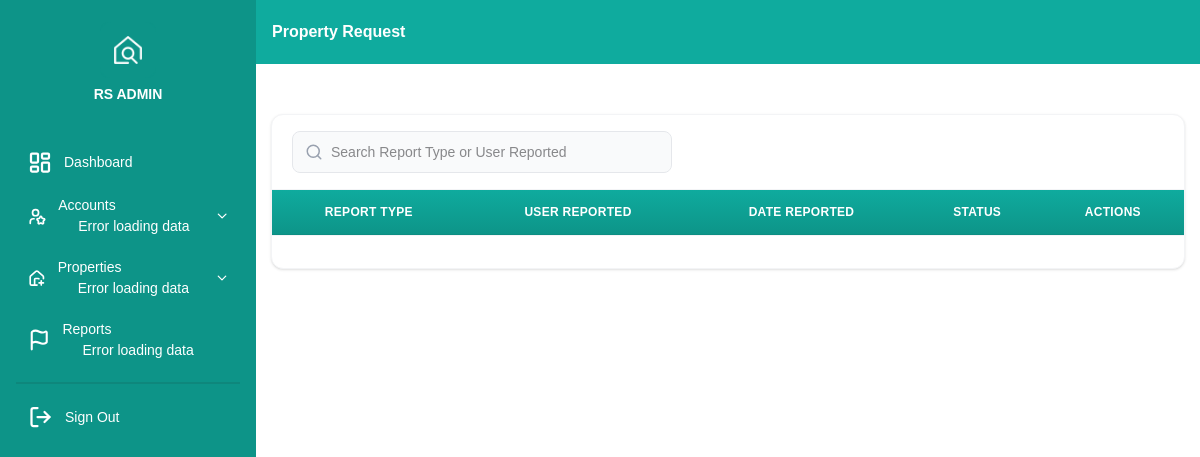
The app's page /admin/reports.php (signed in), older data.
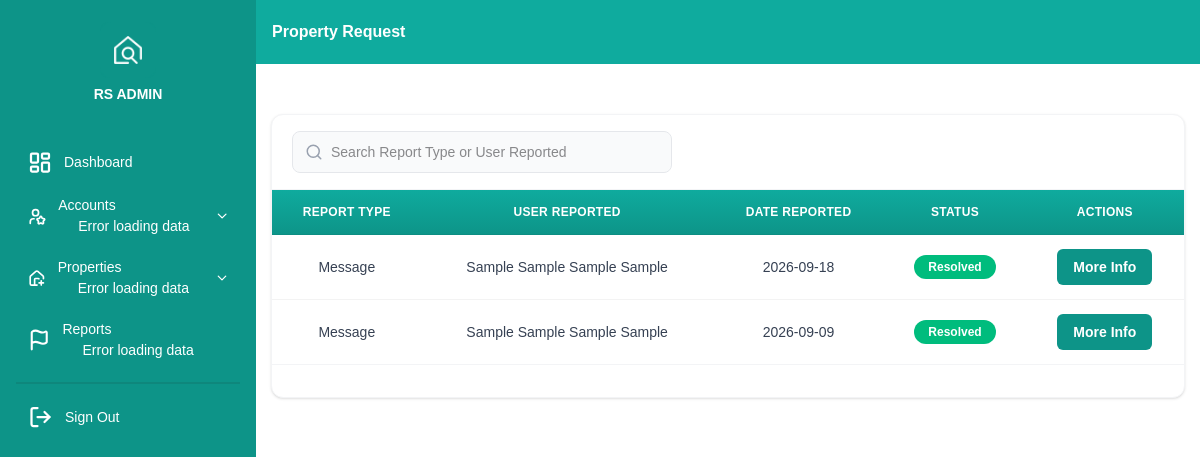
The same page, newer data.
### tables this page shows
CREATE TABLE IF NOT EXISTS `report` (
  `report_id` varchar(255) NOT NULL,
  `report_type` varchar(255) DEFAULT NULL,
  `user_id_reporter` varchar(255) DEFAULT NULL,
  `user_id_reported` varchar(255) DEFAULT NULL,
  `reason` varchar(255) DEFAULT NULL,
  `post_id` varchar(255) DEFAULT NULL,
  `status` varchar(255) DEFAULT NULL,
  `date_reported` date DEFAULT NULL,
  PRIMARY KEY (`report_id`)
);

CREATE TABLE IF NOT EXISTS `accounts` (
  `user_id` varchar(255) NOT NULL,
  `middlename` varchar(255) DEFAULT NULL,
  `lastname` varchar(255) DEFAULT NULL,
  `firstname` varchar(255) DEFAULT NULL,
  `suffix` varchar(255) DEFAULT NULL,
  `email` varchar(255) DEFAULT NULL,
  `contact_number` varchar(255) DEFAULT NULL,
  `province` varchar(255) DEFAULT NULL,
  `municipality` varchar(255) DEFAULT NULL,
  `barangay` varchar(255) DEFAULT NULL,
  `zipcode` varchar(255) DEFAULT NULL,
  `username` varchar(255) DEFAULT NULL,
  `password` varchar(255) DEFAULT NULL,
  `id_type` varchar(255) DEFAULT NULL,
  `id_number` varchar(255) DEFAULT NULL,
  `id_photo` varchar(255) DEFAULT NULL,
  `occupation` varchar(255) DEFAULT NULL,
  `status` varchar(255) DEFAULT NULL,
  `user_type` varchar(255) DEFAULT NULL,
  `date_request` date DEFAULT NULL,
  `remember_token` varchar(255) DEFAULT NULL,
  `profile` varchar(255) DEFAULT NULL,
  `selfie_photo` varchar(255) DEFAULT NULL,
  PRIMARY KEY (`user_id`)
);

### admin/reports.php (the view, shortened to what this page needs)
<?php
  include '../config.php';
 ?>
<!DOCTYPE html>
<html lang="en">
<head>
    <link rel="stylesheet" href="./../assets/styles/daisy_ui.css">
    <link rel="stylesheet" href="./../assets/styles/index.css">
    <script src="./../assets/scripts/tailwind.js"></script>
</head>
<body class="bg-base-100">
<div class="drawer lg:drawer-open ">
    <div class="drawer-content flex flex-col ">
      <nav class="navbar w-full bg-base-300 px-4 bg-[#0fab9e]">
        <div class="flex-1 font-bold text-white">Property Request</div>
      </nav>
      <div class="">
        <main class="">
           <section class="my-container py-[50px]">
                <div class="bg-white rounded-xl shadow-sm border border-gray-100 overflow-hidden">
                    <div class="flex items-center justify-between gap-3 flex-wrap px-5 py-4 border-b border-gray-100">
                        <label class="flex items-center gap-2 bg-gray-50 border border-gray-200 rounded-lg px-3 max-w-[380px] w-full focus-within:border-[#0fab9e] focus-within:ring-2 focus-within:ring-[#0fab9e]/20 transition">
                            <svg xmlns="http://www.w3.org/2000/svg" width="18" height="18" viewBox="0 0 24 24" fill="none" stroke="currentColor" stroke-width="2" stroke-linecap="round" stroke-linejoin="round" class="text-gray-400 shrink-0"><path d="m21 21-4.34-4.34"/><circle cx="11" cy="11" r="8"/></svg>
                            <input type="text" id="pr_search2" placeholder="Search Report Type or User Reported" class="border-none outline-none bg-transparent py-2.5 w-full text-sm" />
                        </label>
                    </div>
                    <div class="overflow-x-auto">
                        <table class="table w-full border-collapse" id="pr_table">
                            <thead>
                                <tr class="bg-gradient-to-b from-[#0fab9e] to-[#0d9488] text-white">
                                    <th class="text-center font-semibold text-xs uppercase tracking-wide px-4 py-3.5">Report Type</th>
                                    <th class="text-center font-semibold text-xs uppercase tracking-wide px-4 py-3.5">User Reported</th>
                                    <th class="text-center font-semibold text-xs uppercase tracking-wide px-4 py-3.5">Date Reported</th>
                                    <th class="text-center font-semibold text-xs uppercase tracking-wide px-4 py-3.5">Status</th>
                                    <th class="text-center font-semibold text-xs uppercase tracking-wide px-4 py-3.5">Actions</th>
                                </tr>
                            </thead>
                            <tbody id="pr_table_body">
                                <?php
                                        $get = $conn->prepare("SELECT * FROM `report` ORDER BY date_reported DESC");
                                        $get->execute();
                                        $result_get = $get->get_result();
                                        if($result_get->num_rows>0){
                                            while($row = mysqli_fetch_assoc($result_get)){
                                            $report_type = $row['report_type'];
                                            $user_id_reported = $row['user_id_reported'];
                                            $status = $row['status'];
                                            $date_reported = $row['date_reported'];
                                            $report_id = $row['report_id'];
                                      $get_user = $conn->prepare("SELECT * FROM `accounts` WHERE `user_id` = ?");
                                      $get_user->bind_param("s", $user_id_reported);
                                      $get_user->execute();
                                      $result_user = $get_user->get_result();
                                      if($result_user->num_rows>0){
                                        while($row_result = mysqli_Fetch_assoc($result_user)){
                                        $lastname = $row_result['lastname'];
                                        $firstname = $row_result['firstname'];
                                        $middlename = $row_result['middlename'];
                                        $suffix = $row_result['suffix'];
                                        $fullname = $lastname . " " . $firstname . " " . $middlename . " " . $suffix;
                                            if($status === "Resolved"){
                                                $badge_class = "bg-emerald-500";
                                            }elseif($status === "Pending"){
                                                $badge_class = "bg-amber-500";
                                            }else{
                                                $badge_class = "bg-red-500";
                                            }
                                        echo '
                                            <tr class="pr-row2 border-b border-gray-100 last:border-b-0 hover:bg-teal-50/60 transition-colors">
                                                <td class="text-center px-4 py-3.5 text-sm text-gray-700">' . htmlspecialchars($report_type) . '</td>
                                                <td class="text-center px-4 py-3.5 text-sm text-gray-700">' . htmlspecialchars($fullname) . '</td>
                                                <td class="text-center px-4 py-3.5 text-sm text-gray-700">' . htmlspecialchars($date_reported) . '</td>
                                                <td class="text-center px-4 py-3.5">
                                                    <span class="inline-block px-3.5 py-1 rounded-full text-xs font-bold text-white ' . $badge_class . '">' . htmlspecialchars($status) . '</span>
                                                </td>
                                                <td class="text-center px-4 py-3.5">
                                                    <a href="report_info.php?id=' . $report_id . '&location_back=request_accounts.php" class="inline-flex items-center gap-1.5 bg-[#0d9488] hover:bg-[#0b7d73] text-white px-4 py-2 rounded-md text-sm font-semibold no-underline transition hover:-translate-y-0.5">
                                                        More Info
                                                    </a>
                                                </td>
                                            </tr>';
                                              }
                                      }
                                        }
                                    }
                                ?>
                            </tbody>
                        </table>
                    </div>
                    <div class="flex items-center justify-between gap-3 flex-wrap px-5 py-4 border-t border-gray-100" id="pr_pagination2">
                    </div>
                </div>
            </section>
        </main>
      </div>
    </div>
    <div class="drawer-side z-40">
      <?php include 'drawer.php'; ?>
    </div>
  </div>
</body>
</html>

### admin/drawer.php (shortened to what this page needs)
<?php  $current_page = basename($_SERVER['SCRIPT_NAME']); ?>
<div class="menu p-4 w-64 min-h-full bg-base-200 text-base-content flex flex-col justify-between bg-[#0d9488] ">
  <ul class="space-y-2">
      <li class="flex justify-center items-center text-center mb-10">
          <img src="../assets/images/logo-icon.png" class="w-[80px] ">
          <p class="nav_li  m-0 p-0 text-sm font-bold text-white">RS ADMIN</p>
      </li>
      <li>
          <a href="index.php" class="flex items-center gap-3 active">
          <span class="text-white">Dashboard</span>
          </a>
      </li>
      <li class="relative">
          <button id="dropdownBtn1" class="w-full flex items-center justify-between gap-3 text-white active focus:outline-none">
              <div class="flex items-center gap-3">
                  <span>
                      Accounts
                      <div class="request_data indicator  ms-5">
                      </div>
                  </span>
              </div>
              <svg id="arrowIcon1" xmlns="http://www.w3.org/2000/svg" width="16" height="16" fill="none" stroke="currentColor" stroke-width="2.5" viewBox="0 0 24 24" class="transition-transform duration-200">
                  <path stroke-linecap="round" stroke-linejoin="round" d="M19.5 8.25l-7.5 7.5-7.5-7.5" />
              </svg>
          </button>
      </li>
      <li class="relative">
          <button id="dropdownBtn2" class="w-full flex items-center justify-between gap-3 text-white active focus:outline-none">
              <div class="flex items-center gap-3">
                  <span>
                      Properties
                      <div class="request_properties indicator  ms-5 ">
                      </div>
                  </span>
              </div>
              <svg id="arrowIcon2" xmlns="http://www.w3.org/2000/svg" width="16" height="16" fill="none" stroke="currentColor" stroke-width="2.5" viewBox="0 0 24 24" class="transition-transform duration-200">
                  <path stroke-linecap="round" stroke-linejoin="round" d="M19.5 8.25l-7.5 7.5-7.5-7.5" />
              </svg>
          </button>
      </li>
      <li>
          <a href="reports.php" class="flex items-center gap-3 active">
              <span class="text-white">
                  Reports
              <div class="report_data indicator  ms-5">
              </div>
              </span>
          </a>
      </li>
      <div class="divider text-white"></div>
      <li>
          <a href="signout.php?location_back=<?php echo $current_page; ?>" class="flex items-center gap-3 active">
          <span class="text-white">Sign Out</span>
          </a>
      </li>
  </ul>
</div>

### assets/styles/index.css (style rules this page uses)
* { font-family: 'Roboto Variable', sans-serif; scroll-behavior: smooth; }
.my-container { width: 100%; padding-right: 15px; padding-left: 15px; margin-right: auto; margin-left: auto; box-sizing: border-box; }
@media (min-width: 576px) { .my-container { max-width: 540px; } }
@media (min-width: 768px) { .my-container { max-width: 720px; } }
@media (min-width: 992px) { .my-container { max-width: 960px; } }
@media (min-width: 1200px) { .my-container { max-width: 1140px; } }

Row changes from the older to the newer data that the page shows:
added report: report_type "Message", date_reported "2026-09-18", status "Resolved"
added accounts: fullname "Sample Sample Sample Sample"
added report: report_type "Message", date_reported "2026-09-09", status "Resolved"
